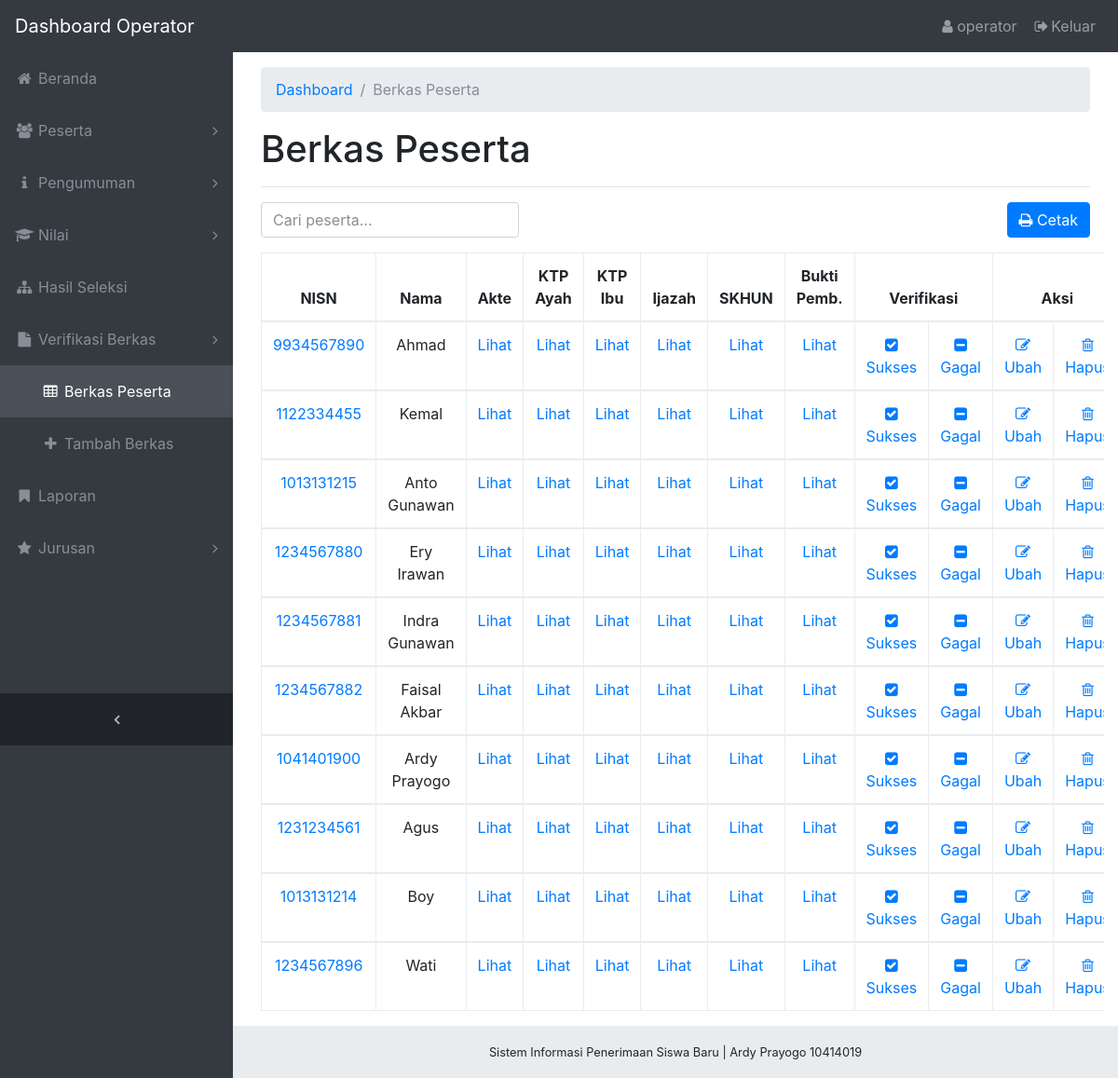
Page /operator/semua-berkas-peserta.php (signed in) on the committed database.
### tables this page shows
CREATE TABLE IF NOT EXISTS `daftar_ulang` (
  `kd_dftrulg` int(5) NOT NULL,
  `nisn` bigint(10) NOT NULL,
  `id_opt` varchar(30) NOT NULL,
  `akte` varchar(100) NOT NULL,
  `ktp_ayah` varchar(100) NOT NULL,
  `ktp_ibu` varchar(100) NOT NULL,
  `ijazah` varchar(100) NOT NULL,
  `skhun` varchar(100) NOT NULL,
  `bkt_pemb` varchar(100) NOT NULL,
  `status` varchar(6) NOT NULL
);

CREATE TABLE IF NOT EXISTS `peserta` (
  `nisn` bigint(10) NOT NULL,
  `password` varchar(30) NOT NULL,
  `nama` varchar(50) NOT NULL,
  `tmpt_lhr` varchar(30) NOT NULL,
  `tgl_lhr` date NOT NULL,
  `alamat` varchar(100) NOT NULL,
  `jk` varchar(1) NOT NULL,
  `foto` varchar(100) NOT NULL,
  `telp` varchar(15) NOT NULL,
  `agama` varchar(30) NOT NULL,
  `sklh_asal` varchar(30) NOT NULL,
  `nama_orgtua` varchar(50) NOT NULL,
  `pekerjaan` varchar(30) NOT NULL,
  `telp_ot` varchar(15) NOT NULL
);

### operator/semua-berkas-peserta.php (the view, shortened to what this page needs)
<?php
require ('header.php');
?>
  <div class="content-wrapper">
    <div class="container-fluid p30">
      <ol class="breadcrumb">
        <li class="breadcrumb-item">
          <a href="../operator/">Dashboard</a>
        </li>
        <li class="breadcrumb-item active">Berkas Peserta</li>
      </ol>
      <div class="row">
        <div class="col-12">
          <h1>Berkas Peserta</h1>
          <hr>
        </div>
        <div class="col-4">
          <form action="cari-berkas.php" method="GET">
            <div class="form-group">
              <input class="form-control" type="text" placeholder="Cari peserta..." name="cari" onchange="submit()">
            </div>
          </form>
        </div>
        <div class="col-4">
          <br>
          <br>
        </div>
        <div class="col-4 text-right">
          <a class="btn btn-primary" href="#">
            <i class="fa fa-print"></i>
            <span>Cetak</span>
          </a>
        </div>
        <div class="col-12 table-responsive">
          <table class="table table-bordered text-center table-hover" width="100%" cellspacing="0">
            <thead>
              <tr>
              <th width="10%">NISN</th>
              <th>Nama</th>
              <th width="5%">Akte</th>
              <th width="5%">KTP Ayah</th>
              <th width="5%">KTP Ibu</th>
              <th width="5%">Ijazah</th>
              <th width="5%">SKHUN</th>
              <th width="5%">Bukti Pemb.</th>
              <th colspan="2" width="20%">Verifikasi</th>
              <th colspan="2" width="20%">Aksi</th>
              </tr>
            </thead>
            <?php
            $query = "SELECT daftar_ulang.nisn, peserta.nama, daftar_ulang.akte, daftar_ulang.ktp_ayah, daftar_ulang.ktp_ibu, daftar_ulang.ijazah,
                      daftar_ulang.skhun, daftar_ulang.bkt_pemb, daftar_ulang.kd_dftrulg, daftar_ulang.status
                      FROM daftar_ulang
                      JOIN peserta ON daftar_ulang.nisn=peserta.nisn;";
            $hasil = mysqli_query($conn, $query);
            while($data = mysqli_fetch_array($hasil)){
            ?>
            <tbody>
              <tr>
              <td><a target="_blank" href="../operator/detail-peserta.php?nisn=<?=$data['nisn']?>"><?=$data['nisn']?></a></td>
              <td><?=$data['nama']?></td>
              <td><a target="_blank" href="<?=$data['akte']?>">Lihat</a></td>
              <td><a target="_blank" href="<?=$data['ktp_ayah']?>">Lihat</a></td>
              <td><a target="_blank" href="<?=$data['ktp_ibu']?>">Lihat</a></td>
              <td><a target="_blank" href="<?=$data['ijazah']?>">Lihat</a></td>
              <td><a target="_blank" href="<?=$data['skhun']?>">Lihat</a></td>
              <td><a target="_blank" href="<?=$data['bkt_pemb']?>">Lihat</a></td>
              <td><a href="../includes/verifikasi-berhasil.php?kd_dftrulg=<?=$data['kd_dftrulg']?>"><i class="fa fa-check-square"></i> Sukses</td>
              <td><a href="../includes/verifikasi-gagal.php?kd_dftrulg=<?=$data['kd_dftrulg']?>"><i class="fa fa-minus-square"></i> Gagal</td>
              <td><a href="ubah-berkas.php?kd_dftrulg=<?=$data['kd_dftrulg']?>"><i class="fa fa-pencil-square-o"></i> Ubah</a></td>
              <td><a href="../includes/hapus/berkas.php?kd_dftrulg=<?=$data['kd_dftrulg']?>"><i class="fa fa-trash-o"></i> Hapus</a></td>
              </tr>
            </tbody>
            <?php
            }
            ?>
          </table>
        </div>
      </div>
    </div>
  </div>
<?php
require('footer.php');
?>

### assets/dashboard/css/sb-admin.css (style rules this page uses)
html { position: relative; min-height: 100%; }
body { overflow-x: hidden; }
body.sticky-footer { margin-bottom: 56px; }
body.sticky-footer .content-wrapper { min-height: calc(100vh - 56px - 56px); }
body.fixed-nav { padding-top: 56px; }
.content-wrapper { min-height: calc(100vh - 56px); padding-top: 1rem; }
.content-wrapper { overflow-x: hidden; background: white; }
@media (min-width: 992px) { .content-wrapper { margin-left: 250px; } }

### rows in the picture
daftar_ulang: nisn "9934567890", nisn.nama "Ahmad"
daftar_ulang: nisn "1122334455", nisn.nama "Kemal"
daftar_ulang: nisn "1013131215", nisn.nama "Anto Gunawan"
daftar_ulang: nisn "1234567880", nisn.nama "Ery Irawan"
daftar_ulang: nisn "1234567881", nisn.nama "Indra Gunawan"
daftar_ulang: nisn "1234567882", nisn.nama "Faisal Akbar"
daftar_ulang: nisn "1041401900", nisn.nama "Ardy Prayogo"
daftar_ulang: nisn "1231234561", nisn.nama "Agus"
daftar_ulang: nisn "1013131214", nisn.nama "Boy"
daftar_ulang: nisn "1234567896", nisn.nama "Wati"

### other values in the picture
$_SESSION['id_opt'] "operator"
